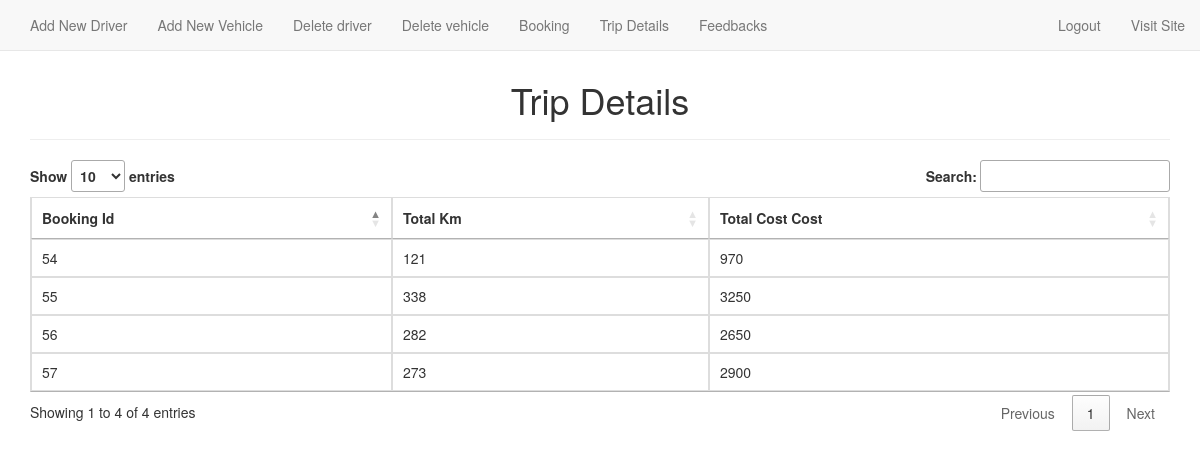
The app's page /trip_details.php with its own data.
### tables this page shows
CREATE TABLE `tripcost` (
  `id` int(11) NOT NULL,
  `booking_id` varchar(50) NOT NULL,
  `username` varchar(100) NOT NULL,
  `total_km` varchar(11) NOT NULL,
  `oil_cost` varchar(11) NOT NULL,
  `extra_cost` varchar(11) NOT NULL,
  `total_cost` varchar(11) NOT NULL,
  `paid` int(11) NOT NULL
);

### trip_details.php (the view, shortened to what this page needs)
<?php
     $connection= mysqli_connect('localhost','root','','tbs');
    $select_query="SELECT * FROM `tripcost`";
    $result= mysqli_query($connection,$select_query);
?>
<!DOCTYPE html>
<html lang="en">
<head>
    <link href="http://maxcdn.bootstrapcdn.com/bootstrap/3.2.0/css/bootstrap.min.css" rel="stylesheet">
    <link rel="stylesheet" href="http://cdn.datatables.net/1.10.2/css/jquery.dataTables.min.css">
    <link rel="stylesheet" href="sweetalert2/sweetalert2.css">
    <link rel="stylesheet" href="animate.css">
    <link rel="stylesheet" href="style.css">
</head>
<body>
    <?php include 'navbar_admin.php'; ?>
    <br><br>
    <div class="container">
        <div class="row">
            <div class="col-md-12">
                <div class="page-header">
                    <h1 style="text-align: center;">Trip Details</h1>
                </div>
                <table id="myTable" class="table table-bordered animated rubberBand">
                    <thead>
                        <th>Booking Id</th>
                        <th>Total Km</th>
                        <th>Total Cost Cost</th>
                    </thead>
                    <tbody>
                        <?php while($row=mysqli_fetch_assoc($result)){ ?>
                        <tr>
                            <td><?php echo $row['booking_id']; ?></td>
                            <td><?php echo $row['total_km']; ?></td>
                            <td><?php echo $row['total_cost']; ?></td>
                        </tr>
                        <?php } ?>
                    </tbody>
                </table>
            </div>
        </div>
    </div>
</body>
</html>

### records on screen
tripcost: booking "54", total_km "121", total_cost "970"
tripcost: booking "55", total_km "338", total_cost "3250"
tripcost: booking "56", total_km "282", total_cost "2650"
tripcost: booking "57", total_km "273", total_cost "2900"
